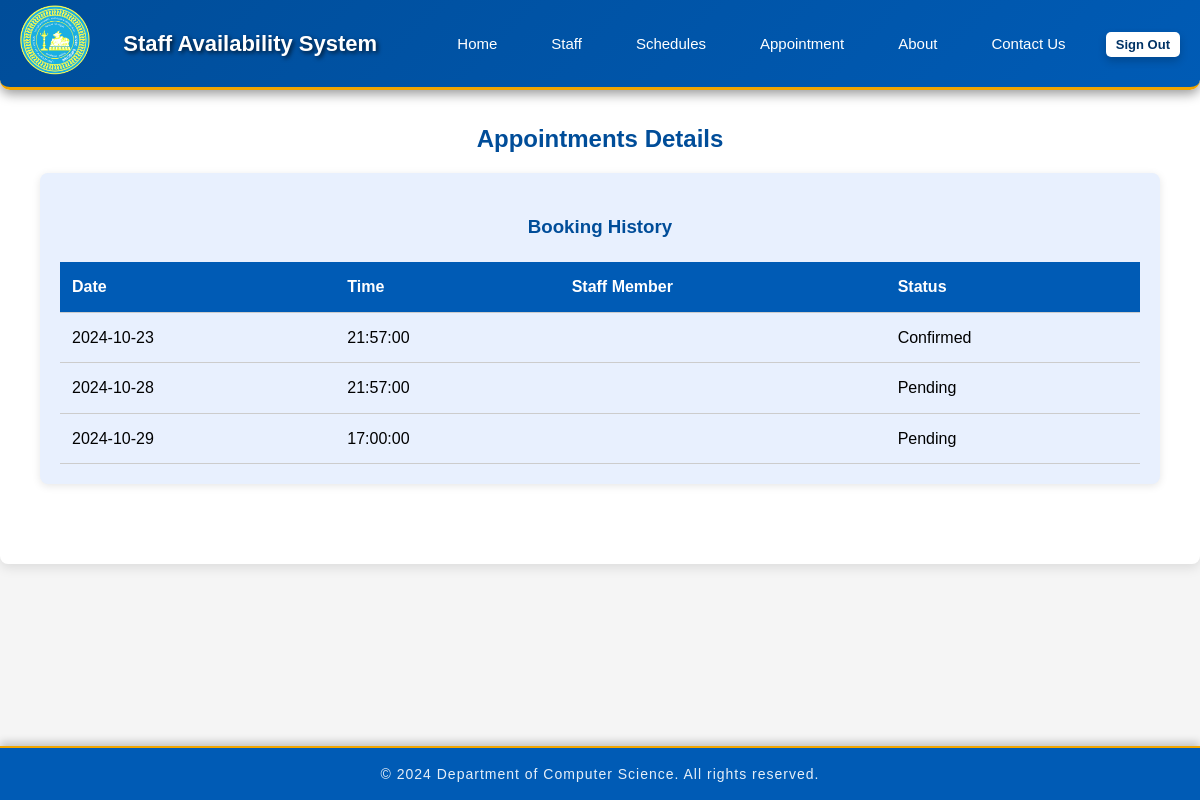
The app's page /page/Appointment_Management.php (signed in), older data.
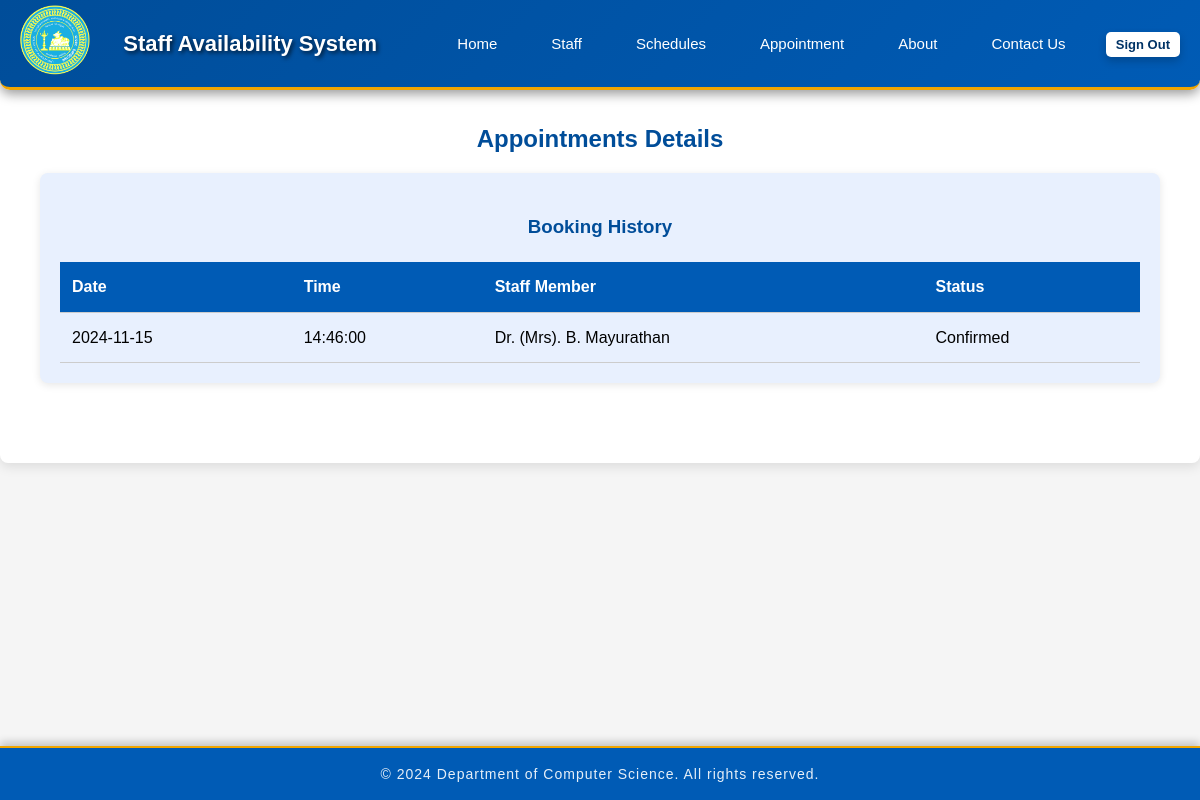
The same page, newer data.
### tables this page shows
CREATE TABLE `appointments` (
  `id` int(11) NOT NULL,
  `staff_id` int(11) DEFAULT NULL,
  `staff_name` varchar(225) NOT NULL,
  `student_id` int(11) DEFAULT NULL,
  `appointment_date` date NOT NULL,
  `status` enum('Pending','Confirmed','Canceled') DEFAULT 'Pending',
  `created_at` datetime DEFAULT current_timestamp(),
  `appointment_time` time NOT NULL
);

### page/Appointment_Management.php (the view, shortened to what this page needs)
<?php
$servername = "localhost";
$username = "csc210user";
$password = "CSC210!";
$dbname = "group6";
$conn = new mysqli($servername, $username, $password, $dbname);
$n=$_SESSION['uniid'];
$query5= "SELECT * FROM users WHERE email = '$n'";
$status5 = mysqli_query($conn,$query5);
$result5 = mysqli_fetch_assoc($status5);
$user_id = $result5['id'];
$query1= "SELECT * FROM appointments WHERE student_id = '$user_id'";
$status1 = mysqli_query($conn,$query1);
?>
<!DOCTYPE html>
<html lang="en">
<head>
    <link rel="stylesheet" href="../style/navbar.css">
    <link rel="stylesheet" href="../style/stylesAppointment_Management.css">
    <link rel="stylesheet" href="https://cdnjs.cloudflare.com/ajax/libs/font-awesome/6.4.0/css/all.min.css"
/>
</head>
<body>
    <header class="header" id="header">
        <div class="navbar">
            <div class="logo">
            <a href="Home1.php"><img src="../media/department-logo.png" alt="Department Logo" /></a>
            </div>
            <h1>Staff Availability System</h1>
            <nav>
            <ul class="a" id="dropdown-content">
                    <li><a href="Home1.php">Home</a></li>
                    <li><a href="Staff_Directory.php">Staff</a></li>
                    <li><a href="Staff_Schedules.php">Schedules</a></li>
                    <li><a href="Appointment_Management.php">Appointment</a></li>
                    <li><a href="About_Us_Page.php">About</a></li>
                    <li><a href="Contact_Us_Page.php">Contact Us</a></li>
                </ul>
            </nav>
            <form method="POST" style="display: inline;">
                <button type="submit" name="sign_out" class="login-btn">Sign Out</button>
            </form>
        </div>
    </header>
    <section id="appointment-management">
        <div class="container">
            <h2>Appointments Details</h2>
            <div class="section" id="booking-history">
                <h3>Booking History</h3>
                <table>
                    <thead>
                        <tr>
                            <th>Date</th>
                            <th>Time</th>
                            <th>Staff Member</th>
                            <th>Status</th>
                        </tr>
                    </thead>
                    <tbody id="booking-history-list">
                        <?php while($result=mysqli_fetch_assoc($status1)): ?>
                            <tr>
                                <td><?php echo htmlspecialchars($result['appointment_date']); ?></td>
                                <td><?php echo htmlspecialchars($result['appointment_time']); ?></td>
                                <td><?php echo htmlspecialchars($result['staff_name']); ?></td>
                                <td><?php echo htmlspecialchars($result['status']); ?></td>
                            </tr>
                        <?php endwhile; ?>
                    </tbody>
                </table>
            </div>
        </div>
    </section>
    <footer>
        <p>&copy; 2024 Department of Computer Science. All rights reserved.</p>
    </footer>
</body>
</html>

### style/navbar.css (style rules this page uses)
.header { position: fixed; width: 100%; top: 0; left: 0; z-index: 1000; transition: background-color 0.3s, box-shadow 0.3s; }
.navbar { display: flex; justify-content: space-between; align-items: center; background: linear-gradient(135deg, #004d99, #005bb5); padding: 0.3em 20px; color: white; box-shadow: 0 4px 12px rgba(0, 0, 0, 0.4); border-bottom: 3px solid #f0a500; border-radius: 0 0 10px 10px; }
.logo img { width: 70px; height: auto; transition: transform 0.3s; }
.navbar h1 { font-size: 22px; margin-left: 20px; font-weight: bold; text-shadow: 2px 2px 4px rgba(0, 0, 0, 0.7); }
.navbar ul { display: flex; margin-left: auto; }
.navbar ul li { list-style: none; margin: 0 15px; position: relative; }
.navbar ul li a { color: white; text-decoration: none; font-size: 15px; padding: 8px 12px; border-radius: 5px; transition: background-color 0.3s ease-in, color 0.3s ease-in, transform 0.3s ease-in; }
.login-btn { padding: 10px 20px; background-color: #f0a500; color: white; border: none; border-radius: 5px; cursor: pointer; transition: background-color 0.3s ease-in, transform 0.3s, box-shadow 0.3s; font-weight: bold; box-shadow: 0 4px 8px rgba(0, 0, 0, 0.2); }
body { font-family: 'Arial', sans-serif; margin: 0; padding: 0; background-color: #f5f5f5; line-height: 1.6; }
.container { max-width: 1200px; margin: 100px auto; padding: 20px; background-color: #fff; border-radius: 10px; box-shadow: 0 4px 12px rgba(0, 0, 0, 0.2); overflow: hidden; transition: transform 0.3s ease-in; }
footer { background-color: #005bb5; color: #ffffff; padding: 15px 0; text-align: center; position: fixed; bottom: 0; width: 100%; box-shadow: 0 -4px 8px rgba(0, 0, 0, 0.2); border-top: 2px solid #f0a500; }
footer p { margin: 0; font-size: 14px; font-weight: 250; letter-spacing: 1px; opacity: 0.9; }

### style/stylesAppointment_Management.css (style rules this page uses)
.container { margin-top: 80%; max-width: 1200px; margin: 60px auto; padding: 40px; background: white; border-radius: 8px; box-shadow: 0 4px 12px rgba(0, 0, 0, 0.1); }
.login-btn { background-color: #ffffff; font-size: small; color: #003366; border: none; padding: 5px 10px; border-radius: 5px; cursor: pointer; transition: background-color 0.3s; }
.section { margin-bottom: 40px; padding: 20px; border-radius: 8px; background-color: #e8f0fe; box-shadow: 0 2px 8px rgba(0, 0, 0, 0.1); }
h2, h3 { color: #004d99; margin-bottom: 15px; text-align: center; }
table { width: 100%; border-collapse: collapse; margin-top: 20px; }
th, td { padding: 12px; text-align: left; border-bottom: 1px solid #ccc; }
th { background-color: #005bb5; color: white; font-weight: bold; }
button { padding: 10px 15px; background-color: #004d99; color: white; border: none; border-radius: 5px; cursor: pointer; transition: background-color 0.3s ease; font-size: 16px; }
footer { background-color: #005bb5; color: #ffffff; padding: 15px 0; text-align: center; position: fixed; bottom: 0; width: 100%; box-shadow: 0 -4px 8px rgba(0, 0, 0, 0.2); border-top: 2px solid #f0a500; }
footer p { margin: 0; font-size: 14px; font-weight: 300; letter-spacing: 1px; opacity: 0.9; }

Row changes from the older to the newer data that the page shows:
removed appointments: appointment_date "2024-10-23", appointment_time "21:57:00", status "Confirmed"
removed appointments: appointment_date "2024-10-28", appointment_time "21:57:00", status "Pending"
removed appointments: appointment_date "2024-10-29", appointment_time "17:00:00", status "Pending"
added appointments: appointment_date "2024-11-15", appointment_time "14:46:00", staff_name "Dr. (Mrs). B. Mayurathan", status "Confirmed"
